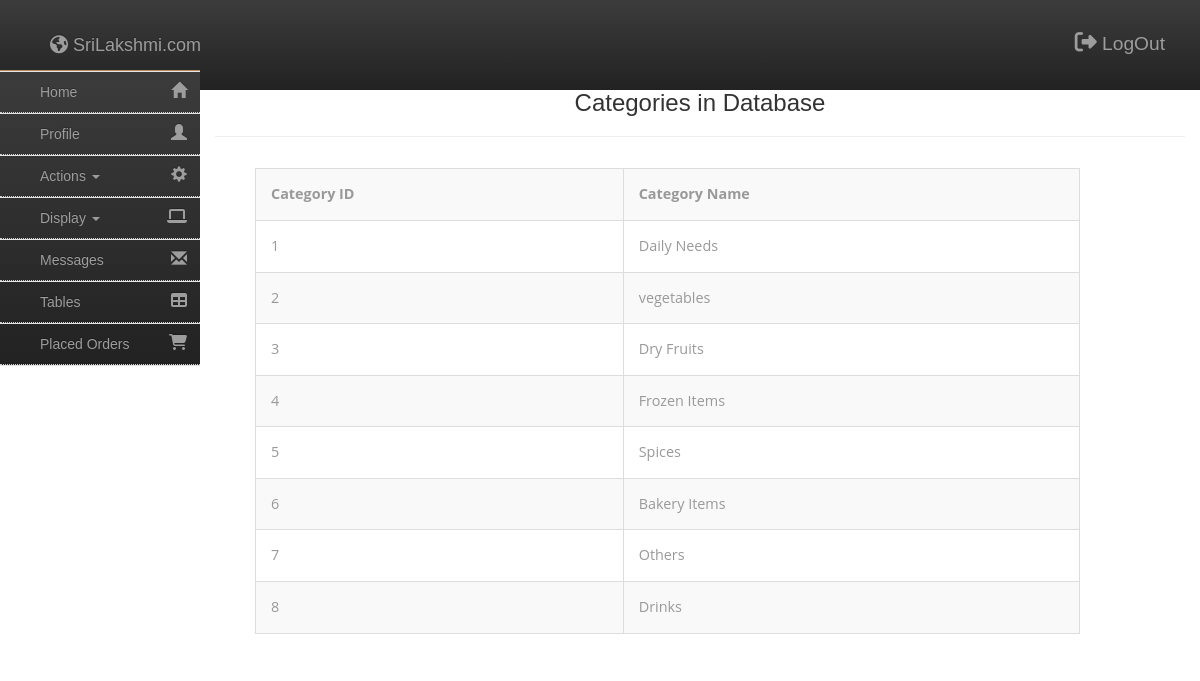
The app's page /Admin/Categories.php (signed in) with its own data.
### tables this page shows
CREATE TABLE `category` (
  `CategoryID` int(100) NOT NULL,
  `categoryName` varchar(1000) NOT NULL,
  `Description` varchar(1000) NOT NULL,
  `Image` blob NOT NULL
);

### Admin/Categories.php (the view, shortened to what this page needs)
<!DOCTYPE html>
<html>
<head>
</head>
<body>
	<?php
		if($_SESSION['login_admin'] != '')
		{
	?>
	<?php include_once "header.php" ?>
	<?php include_once "navigation.php" ?>
		<div class="text-center col-md-10">
			<h3>Categories in Database
			</h3>
			<hr/>
		</div>
		<div class="row main">
			<div class="col-md-2"></div>
			<div class="col-md-9">
				<?php
					include_once('../Includes/Connection.php');
					$sql = "select * from category";
					$result = mysqli_query($con, $sql);
					$count = mysqli_num_rows($result);
					if($count == 0)
						echo "<h4 class='text-warning'>No Category added in list</h4>";
					else {
						echo "<table class='table table-striped table-bordered table-hover'><tr><th>Category ID<th>Category Name</tr>";
						while($row = mysqli_fetch_array($result))
							echo "<tr><td>".$row[0]."<td>".$row[1]."</td>";
					}
				?>
			</div>
		</div>
	<?php } else { ?>
	<p style="text-align: center; margin-top: 100px;">
		<i style="font-size: 2em;" class="fa fa-exclamation-triangle"><font>Something Went Wrong.! Try Again.</font></i>
	</p>
	<?php header('Refresh:1, url=Index.php'); } ?>
</body>
</html>

### Admin/Header.php (shortened to what this page needs)
<link rel="stylesheet" href="https://maxcdn.bootstrapcdn.com/bootstrap/3.3.7/css/bootstrap.min.css">
<link rel="stylesheet" href="https://maxcdn.bootstrapcdn.com/bootstrap/3.3.7/css/bootstrap-theme.min.css">
<?php
    if($_SESSION['login_admin'] != '')
    {
?>
<div class="bs-example">
    <nav role="navigation" class="navbar navbar-inverse" style="padding: 20px; border-radius: 0px;">
        <div class="row container-fluid">
        	<div class="col-md-6">
        		<a href="../Index.php" class="navbar-brand"><i class="fa fa-globe"></i> SriLakshmi.com</a>
        	</div>
        	<div class="col-md-6">
        		<a href="Logout.php" class="btn-link" style="font-size: 1.2em; text-decoration: none; float: right; margin-top:10px;"><i class="fa fa-sign-out" style="font-size: 22px;"></i> LogOut</a>
        	</div>
        </div>
    </nav>
</div>
<?php } else { ?>
<p style="text-align: center; margin-top: 100px;">
    <i style="font-size: 2em;" class="fa fa-exclamation-triangle"><font>Something Went Wrong.! Try Again.</font></i>
</p>
<?php header('Refresh:1, url=Index.php'); } ?>

### Admin/Navigation.php (shortened to what this page needs)
<?php
	if($_SESSION['login_admin'] != '')
	{
?>
<nav class="navbar navbar-inverse sidebar" role="navigation" style="margin-top: -20px; height: auto;">
	<div class="container-fluid">
		<div class="collapse navbar-collapse" id="bs-sidebar-navbar-collapse-1">
			<ul class="nav navbar-nav">
				<li class=""><a href="Home.php">Home<span style="font-size:16px;" class="pull-right hidden-xs showopacity glyphicon glyphicon-home"></span></a></li>
				<li ><a href="Profile.php">Profile<span style="font-size:16px;" class="pull-right hidden-xs showopacity glyphicon glyphicon-user"></span></a></li>
				<li class="dropdown">
					<a class="dropdown-toggle" data-toggle="dropdown">Actions <span class="caret"></span><span style="font-size:16px;" class="pull-right hidden-xs showopacity glyphicon glyphicon-cog"></span></a>
				</li>
				<li class="dropdown">
					<a class="dropdown-toggle" data-toggle="dropdown">Display <span class="caret"></span><span style="font-size:16px;" class="pull-right hidden-xs showopacity fa fa-laptop"></span></a>
				</li>
				<li ><a href="feedbacks.php">Messages<span style="font-size:16px;" class="pull-right hidden-xs showopacity glyphicon glyphicon-envelope"></span></a></li>
				<li ><a href="Tables.php">Tables<span style="font-size:16px;" class="pull-right hidden-xs showopacity fa fa-table"></span></a></li>
				<li ><a href="Orders.php">Placed Orders<span style="font-size:16px;" class="pull-right hidden-xs showopacity fa fa-shopping-cart"></span></a></li>
			</ul>
		</div>
	</div>
</nav>
<?php } else { ?>
	<p style="text-align: center; margin-top: 100px;">
		<i style="font-size: 2em;" class="fa fa-exclamation-triangle"><font>Something Went Wrong.! Try Again.</font></i>
	</p>
<?php header('Refresh:1, url=Index.php'); } ?>

### Admin/NavBarStyle.css (style rules this page uses)
body,html { height: 100%; }
nav.sidebar.navbar { border-radius: 0px; }
nav.sidebar, .main { -webkit-transition: margin 200ms ease-out; -moz-transition: margin 200ms ease-out; -o-transition: margin 200ms ease-out; transition: margin 200ms ease-out; }
.main { padding: 10px 10px 0 10px; }
@media (min-width: 768px) { .main { position: absolute; width: calc(100% - 40px); margin-left: 40px; float: right; } }
@media (min-width: 768px) { nav.sidebar.navbar.sidebar>.container .navbar-brand, .navbar>.container-fluid .navbar-brand { margin-left: 0px; } }
@media (min-width: 768px) { nav.sidebar a { padding-right: 13px; } }
@media (min-width: 768px) { nav.sidebar .navbar-nav > li:first-child { border-top: 1px #e5e5e5 solid; } }
@media (min-width: 768px) { nav.sidebar .navbar-nav > li { border-bottom: 1px #e5e5e5 solid; } }
@media (min-width: 768px) { nav.sidebar .navbar-collapse, nav.sidebar .container-fluid { padding: 0 0px 0 0px; } }
@media (min-width: 768px) { nav.sidebar { width: 200px; height: 100%; margin-left: 0px; float: left; z-index: 8000; margin-bottom: 0px; } }
@media (min-width: 768px) { nav.sidebar li { width: 100%; } }

### Admin/Categories.php (style rules this page uses)
body { overflow-x: hidden; }

### Admin/Header.php (style rules this page uses)
body { background-color: #fff; }

### records on screen
category: CategoryID "1", categoryName "Daily Needs"
category: CategoryID "2", categoryName "vegetables"
category: CategoryID "3", categoryName "Dry Fruits"
category: CategoryID "4", categoryName "Frozen Items"
category: CategoryID "5", categoryName "Spices"
category: CategoryID "6", categoryName "Bakery Items"
category: CategoryID "7", categoryName "Others"
category: CategoryID "8", categoryName "Drinks"
